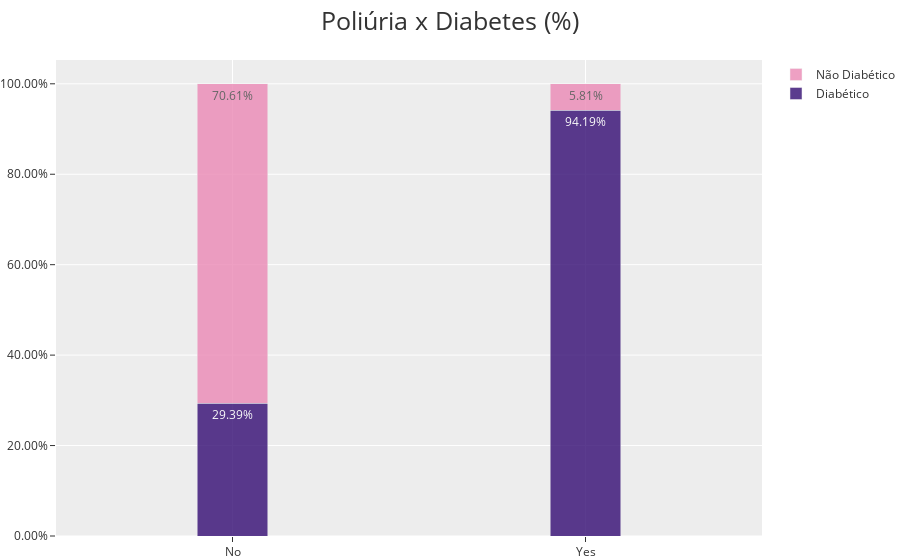

The code cell stored with this chart in its notebook:
### Markdown cell above
### 1.2.3 Polyuria

### Code cell
plot_bar_by_target(data, 'class', 'polyuria', title='Poliúria x Diabetes (%)')

### Figure 1 — Plotly figure (JSON) as saved in the notebook; plotly's stock layout.template omitted (floating-point values rounded to 4 significant figures)
{"data": [{"marker": {"color": "#330C73"}, "name": "Diabético", "opacity": 0.8, "text": ["0.29389312977099236", "0.9418604651162791"], "textposition": "auto", "texttemplate": "%{text:.2%}", "type": "bar", "width": [0.2, 0.2], "x": ["No", "Yes"], "y": [0.2939, 0.9419]}, {"marker": {"color": "#EB89B5"}, "name": "Não Diabético", "opacity": 0.8, "text": ["0.7061068702290076", "0.05813953488372093"], "textposition": "auto", "texttemplate": "%{text:.2%}", "type": "bar", "width": [0.2, 0.2], "x": ["No", "Yes"], "y": [0.7061, 0.05814]}], "layout": {"autosize": true, "barmode": "stack", "margin": {"b": 0, "l": 50, "r": 50, "t": 60}, "title": {"font": {"size": 25}, "text": "Poliúria x Diabetes (%)"}, "xaxis": {"autorange": true, "range": [-0.5, 1.5], "type": "category"}, "yaxis": {"autorange": true, "range": [0, 1.053], "tickformat": ".2%", "type": "linear"}}}
